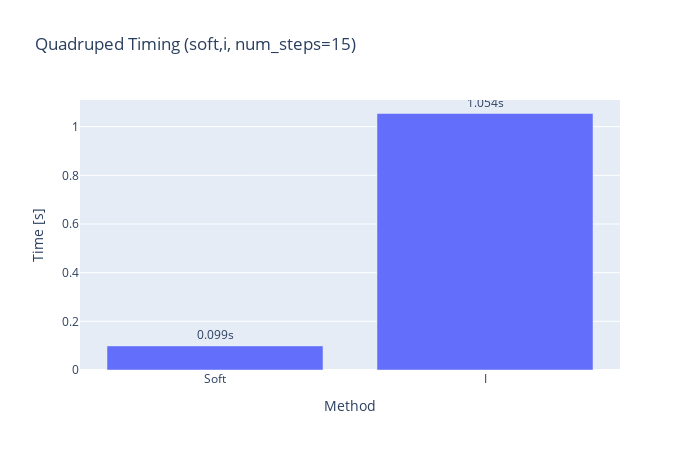

This figure's notebook cell:
### Code cell
pattern = re.compile(r"\[BENCH\]\s*(?:\\textbf\{)?([^:}]+)(?:\})?:.*time_s=([0-9.]+)")
timings = {}
for line in run_stdout.splitlines():
    m = pattern.search(line)
    if not m:
        continue
    name = m.group(1).strip()
    time_s = float(m.group(2))
    if name == "Soft Constraint":
        timings["Soft"] = time_s
    elif "Constraint Manifold (I)" in name:
        timings["I"] = time_s

timing_df = pd.DataFrame({"method": list(timings.keys()), "time_s": list(timings.values())})
if timing_df.empty:
    raise RuntimeError("No timing rows found in benchmark output.")

order = ["Soft", "I"]
timing_df["method"] = pd.Categorical(timing_df["method"], categories=order, ordered=True)
timing_df = timing_df.sort_values("method")

fig = go.Figure(go.Bar(
    x=timing_df["method"],
    y=timing_df["time_s"],
    text=timing_df["time_s"].map(lambda v: f"{v:.3f}s"),
    textposition="outside",
))
fig.update_layout(
    title=f"Quadruped Timing ({methods}, num_steps={num_steps})",
    xaxis_title="Method",
    yaxis_title="Time [s]",
    width=700,
    height=450,
)
fig.show()
timing_df

### Figure 1 — Plotly figure (JSON) as saved in the notebook; plotly's stock layout.template omitted (floating-point values rounded to 4 significant figures)
{"data": [{"text": ["0.099s", "1.054s"], "textposition": "outside", "type": "bar", "x": ["Soft", "I"], "y": [0.099, 1.054]}], "layout": {"height": 450, "title": {"text": "Quadruped Timing (soft,i, num_steps=15)"}, "width": 700, "xaxis": {"title": {"text": "Method"}}, "yaxis": {"title": {"text": "Time [s]"}}}}
